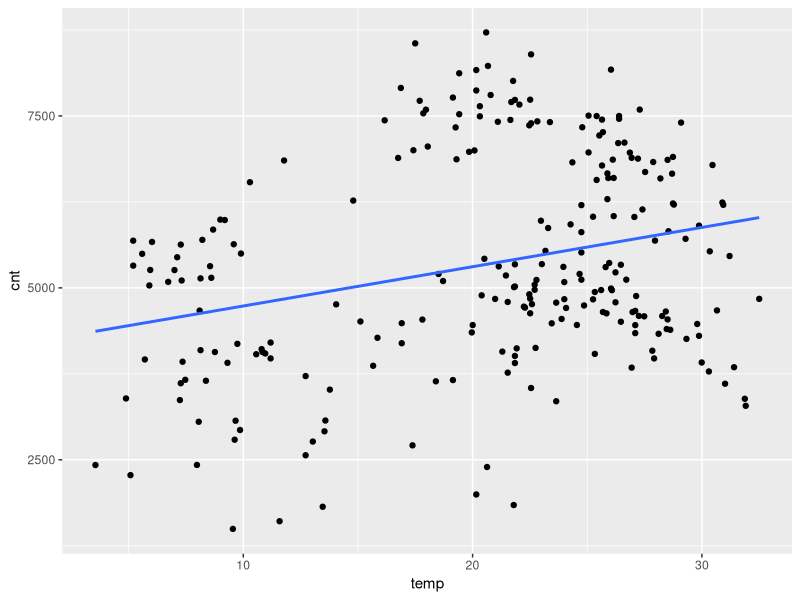
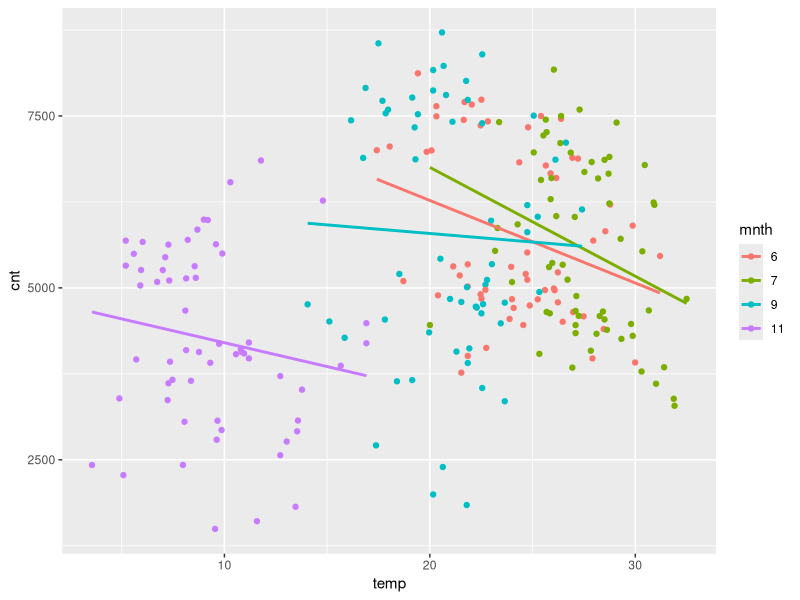

R code for these plots, in order:
## ---- chunk 1
library(tidyverse)
library(palmerpenguins)
library(knitr)
## ---- chunk 2
#| label: data

data(penguins)

glimpse(penguins)
## ---- chunk 3
#| label: cont-table
penguins |>
  count(species, island) |>
  pivot_wider(names_from = species,
              values_from = n,
              values_fill = 0) |>
  kable()

## ---- chunk 4
#| label: sample-space

penguins |>
  count(island, species) |> 
  nrow()

## ---- chunk 5
#| label: and

penguins |>
  mutate(ind = (species == "Adelie" & island == "Biscoe")) |>
  summarize(mean(ind))

## ---- chunk 6
#| label: or

penguins |>
  mutate(ind = (species == "Adelie" | island == "Biscoe")) |>
  summarize(mean(ind))

## ---- chunk 7

penguins |>
  count(species, island) |>
  filter(species == "Adelie") |>
  mutate(prob = n / sum(n))

## ---- chunk 8
#| label: bike-data
bike <- read_csv("data/bike.csv")
## ---- chunk 9
#| label: plot-1

bike |> 
  ggplot(
    aes(y = cnt , x = temp)
  ) + 
  geom_point() + 
  geom_smooth(method = "lm" , se = FALSE)

## ---- chunk 10
#| label: plot-2

bike |> 
  mutate(mnth = as.factor(mnth)) |> 
  ggplot(
    aes(y = cnt, x = temp, color = mnth)
  ) + 
  geom_point() +
  geom_smooth(method = "lm" , se = FALSE)
